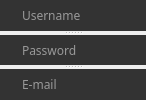
                <widget class="QSplitter" name="splitter_4">
                 <property name="orientation">
                  <enum>Qt::Vertical</enum>
                 </property>
                 <widget class="QLineEdit" name="uBox_2">
                  <property name="palette">
                   <palette>
                    <active>
                     <colorrole role="WindowText">
                      <brush brushstyle="SolidPattern">
                       <color alpha="255">
                        <red>254</red>
                        <green>254</green>
                        <blue>254</blue>
                       </color>
                      </brush>
                     </colorrole>
                     <colorrole role="Button">
                      <brush brushstyle="SolidPattern">
                       <color alpha="255">
                        <red>51</red>
                        <green>51</green>
                        <blue>51</blue>
                       </color>
                      </brush>
                     </colorrole>
                     <colorrole role="Text">
                      <brush brushstyle="SolidPattern">
                       <color alpha="255">
                        <red>254</red>
                        <green>254</green>
                        <blue>254</blue>
                       </color>
                      </brush>
                     </colorrole>
                     <colorrole role="ButtonText">
                      <brush brushstyle="SolidPattern">
                       <color alpha="255">
                        <red>254</red>
                        <green>254</green>
                        <blue>254</blue>
                       </color>
                      </brush>
                     </colorrole>
                     <colorrole role="Base">
                      <brush brushstyle="SolidPattern">
                       <color alpha="255">
                        <red>51</red>
                        <green>51</green>
                        <blue>51</blue>
                       </color>
                      </brush>
                     </colorrole>
                     <colorrole role="Window">
                      <brush brushstyle="SolidPattern">
                       <color alpha="255">
                        <red>51</red>
                        <green>51</green>
                        <blue>51</blue>
                       </color>
                      </brush>
                     </colorrole>
                     <colorrole role="PlaceholderText">
                      <brush brushstyle="NoBrush">
                       <color alpha="128">
                        <red>254</red>
                        <green>254</green>
                        <blue>254</blue>
                       </color>
                      </brush>
                     </colorrole>
                    </active>
                    <inactive>
                     <colorrole role="WindowText">
                      <brush brushstyle="SolidPattern">
                       <color alpha="255">
                        <red>254</red>
                        <green>254</green>
                        <blue>254</blue>
                       </color>
                      </brush>
                     </colorrole>
                     <colorrole role="Button">
                      <brush brushstyle="SolidPattern">
                       <color alpha="255">
                        <red>51</red>
                        <green>51</green>
                        <blue>51</blue>
                       </color>
                      </brush>
                     </colorrole>
                     <colorrole role="Text">
                      <brush brushstyle="SolidPattern">
                       <color alpha="255">
                        <red>254</red>
                        <green>254</green>
                        <blue>254</blue>
                       </color>
                      </brush>
                     </colorrole>
                     <colorrole role="ButtonText">
                      <brush brushstyle="SolidPattern">
                       <color alpha="255">
                        <red>254</red>
                        <green>254</green>
                        <blue>254</blue>
                       </color>
                      </brush>
                     </colorrole>
                     <colorrole role="Base">
                      <brush brushstyle="SolidPattern">
                       <color alpha="255">
                        <red>51</red>
                        <green>51</green>
                        <blue>51</blue>
                       </color>
                      </brush>
                     </colorrole>
                     <colorrole role="Window">
                      <brush brushstyle="SolidPattern">
                       <color alpha="255">
                        <red>51</red>
                        <green>51</green>
                        <blue>51</blue>
                       </color>
                      </brush>
                     </colorrole>
                     <colorrole role="PlaceholderText">
                      <brush brushstyle="NoBrush">
                       <color alpha="128">
                        <red>254</red>
                        <green>254</green>
                        <blue>254</blue>
                       </color>
                      </brush>
                     </colorrole>
                    </inactive>
                    <disabled>
                     <colorrole role="WindowText">
                      <brush brushstyle="SolidPattern">
                       <color alpha="255">
                        <red>254</red>
                        <green>254</green>
                        <blue>254</blue>
                       </color>
                      </brush>
                     </colorrole>
                     <colorrole role="Button">
                      <brush brushstyle="SolidPattern">
                       <color alpha="255">
                        <red>51</red>
                        <green>51</green>
                        <blue>51</blue>
                       </color>
                      </brush>
                     </colorrole>
                     <colorrole role="Text">
                      <brush brushstyle="SolidPattern">
                       <color alpha="255">
                        <red>254</red>
                        <green>254</green>
                        <blue>254</blue>
                       </color>
                      </brush>
                     </colorrole>
                     <colorrole role="ButtonText">
                      <brush brushstyle="SolidPattern">
                       <color alpha="255">
                        <red>254</red>
                        <green>254</green>
                        <blue>254</blue>
                       </color>
                      </brush>
                     </colorrole>
                     <colorrole role="Base">
                      <brush brushstyle="SolidPattern">
                       <color alpha="255">
                        <red>51</red>
                        <green>51</green>
                        <blue>51</blue>
                       </color>
                      </brush>
                     </colorrole>
                     <colorrole role="Window">
                      <brush brushstyle="SolidPattern">
                       <color alpha="255">
                        <red>51</red>
                        <green>51</green>
                        <blue>51</blue>
                       </color>
                      </brush>
                     </colorrole>
                     <colorrole role="PlaceholderText">
                      <brush brushstyle="NoBrush">
                       <color alpha="128">
                        <red>254</red>
                        <green>254</green>
                        <blue>254</blue>
                       </color>
                      </brush>
                     </colorrole>
                    </disabled>
                   </palette>
                  </property>
                  <property name="font">
                   <font>
                    <family>Quicksand SemiBold</family>
                    <kerning>true</kerning>
                   </font>
                  </property>
                  <property name="layoutDirection">
                   <enum>Qt::LeftToRight</enum>
                  </property>
                  <property name="styleSheet">
                   <string notr="true">padding-left: 20px;
padding-right: 20px;
border-radius: 20px;
background: #333;
color: #fefefe;</string>
                  </property>
                  <property name="text">
                   <string/>
                  </property>
                  <property name="frame">
                   <bool>false</bool>
                  </property>
                  <property name="cursorPosition">
                   <number>0</number>
                  </property>
                  <property name="placeholderText">
                   <string>Username</string>
                  </property>
                 </widget>
                 <widget class="QLineEdit" name="pBox_2">
                  <property name="palette">
                   <palette>
                    <active>
                     <colorrole role="WindowText">
                      <brush brushstyle="SolidPattern">
                       <color alpha="255">
                        <red>254</red>
                        <green>254</green>
                        <blue>254</blue>
                       </color>
                      </brush>
                     </colorrole>
                     <colorrole role="Button">
                      <brush brushstyle="SolidPattern">
                       <color alpha="255">
                        <red>51</red>
                        <green>51</green>
                        <blue>51</blue>
                       </color>
                      </brush>
                     </colorrole>
                     <colorrole role="Text">
                      <brush brushstyle="SolidPattern">
                       <color alpha="255">
                        <red>254</red>
                        <green>254</green>
                        <blue>254</blue>
                       </color>
                      </brush>
                     </colorrole>
                     <colorrole role="ButtonText">
                      <brush brushstyle="SolidPattern">
                       <color alpha="255">
                        <red>254</red>
                        <green>254</green>
                        <blue>254</blue>
                       </color>
                      </brush>
                     </colorrole>
                     <colorrole role="Base">
                      <brush brushstyle="SolidPattern">
                       <color alpha="255">
                        <red>51</red>
                        <green>51</green>
                        <blue>51</blue>
                       </color>
                      </brush>
                     </colorrole>
                     <colorrole role="Window">
                      <brush brushstyle="SolidPattern">
                       <color alpha="255">
                        <red>51</red>
                        <green>51</green>
                        <blue>51</blue>
                       </color>
                      </brush>
                     </colorrole>
                     <colorrole role="PlaceholderText">
                      <brush brushstyle="NoBrush">
                       <color alpha="128">
                        <red>254</red>
                        <green>254</green>
                        <blue>254</blue>
                       </color>
                      </brush>
                     </colorrole>
                    </active>
                    <inactive>
                     <colorrole role="WindowText">
                      <brush brushstyle="SolidPattern">
                       <color alpha="255">
                        <red>254</red>
                        <green>254</green>
                        <blue>254</blue>
                       </color>
                      </brush>
                     </colorrole>
                     <colorrole role="Button">
                      <brush brushstyle="SolidPattern">
                       <color alpha="255">
                        <red>51</red>
                        <green>51</green>
                        <blue>51</blue>
                       </color>
                      </brush>
                     </colorrole>
                     <colorrole role="Text">
                      <brush brushstyle="SolidPattern">
                       <color alpha="255">
                        <red>254</red>
                        <green>254</green>
                        <blue>254</blue>
                       </color>
                      </brush>
                     </colorrole>
                     <colorrole role="ButtonText">
                      <brush brushstyle="SolidPattern">
                       <color alpha="255">
                        <red>254</red>
                        <green>254</green>
                        <blue>254</blue>
                       </color>
                      </brush>
                     </colorrole>
                     <colorrole role="Base">
                      <brush brushstyle="SolidPattern">
                       <color alpha="255">
                        <red>51</red>
                        <green>51</green>
                        <blue>51</blue>
                       </color>
                      </brush>
                     </colorrole>
                     <colorrole role="Window">
                      <brush brushstyle="SolidPattern">
                       <color alpha="255">
                        <red>51</red>
                        <green>51</green>
                        <blue>51</blue>
                       </color>
                      </brush>
                     </colorrole>
                     <colorrole role="PlaceholderText">
                      <brush brushstyle="NoBrush">
                       <color alpha="128">
                        <red>254</red>
                        <green>254</green>
                        <blue>254</blue>
                       </color>
                      </brush>
                     </colorrole>
                    </inactive>
                    <disabled>
                     <colorrole role="WindowText">
                      <brush brushstyle="SolidPattern">
                       <color alpha="255">
                        <red>254</red>
                        <green>254</green>
                        <blue>254</blue>
                       </color>
                      </brush>
                     </colorrole>
                     <colorrole role="Button">
                      <brush brushstyle="SolidPattern">
                       <color alpha="255">
                        <red>51</red>
                        <green>51</green>
                        <blue>51</blue>
                       </color>
                      </brush>
                     </colorrole>
                     <colorrole role="Text">
                      <brush brushstyle="SolidPattern">
                       <color alpha="255">
                        <red>254</red>
                        <green>254</green>
                        <blue>254</blue>
                       </color>
                      </brush>
                     </colorrole>
                     <colorrole role="ButtonText">
                      <brush brushstyle="SolidPattern">
                       <color alpha="255">
                        <red>254</red>
                        <green>254</green>
                        <blue>254</blue>
                       </color>
                      </brush>
                     </colorrole>
                     <colorrole role="Base">
                      <brush brushstyle="SolidPattern">
                       <color alpha="255">
                        <red>51</red>
                        <green>51</green>
                        <blue>51</blue>
                       </color>
                      </brush>
                     </colorrole>
                     <colorrole role="Window">
                      <brush brushstyle="SolidPattern">
                       <color alpha="255">
                        <red>51</red>
                        <green>51</green>
                        <blue>51</blue>
                       </color>
                      </brush>
                     </colorrole>
                     <colorrole role="PlaceholderText">
                      <brush brushstyle="NoBrush">
                       <color alpha="128">
                        <red>254</red>
                        <green>254</green>
                        <blue>254</blue>
                       </color>
                      </brush>
                     </colorrole>
                    </disabled>
                   </palette>
                  </property>
                  <property name="font">
                   <font>
                    <family>Quicksand SemiBold</family>
                    <kerning>true</kerning>
                   </font>
                  </property>
                  <property name="layoutDirection">
                   <enum>Qt::LeftToRight</enum>
                  </property>
                  <property name="styleSheet">
                   <string notr="true">padding-left: 20px;
padding-right: 20px;
border-radius: 20px;
background: #333;
color: #fefefe;</string>
                  </property>
                  <property name="inputMethodHints">
                   <set>Qt::ImhNone</set>
                  </property>
                  <property name="inputMask">
                   <string/>
                  </property>
                  <property name="text">
                   <string/>
                  </property>
                  <property name="frame">
                   <bool>false</bool>
                  </property>
                  <property name="cursorPosition">
                   <number>0</number>
                  </property>
                  <property name="placeholderText">
                   <string>Password</string>
                  </property>
                 </widget>
                 <widget class="QLineEdit" name="eBox_2">
                  <property name="palette">
                   <palette>
                    <active>
                     <colorrole role="WindowText">
                      <brush brushstyle="SolidPattern">
                       <color alpha="255">
                        <red>254</red>
                        <green>254</green>
                        <blue>254</blue>
                       </color>
                      </brush>
                     </colorrole>
                     <colorrole role="Button">
                      <brush brushstyle="SolidPattern">
                       <color alpha="255">
                        <red>51</red>
                        <green>51</green>
                        <blue>51</blue>
                       </color>
                      </brush>
                     </colorrole>
                     <colorrole role="Text">
                      <brush brushstyle="SolidPattern">
                       <color alpha="255">
                        <red>254</red>
                        <green>254</green>
                        <blue>254</blue>
                       </color>
                      </brush>
                     </colorrole>
                     <colorrole role="ButtonText">
                      <brush brushstyle="SolidPattern">
                       <color alpha="255">
                        <red>254</red>
                        <green>254</green>
                        <blue>254</blue>
                       </color>
                      </brush>
                     </colorrole>
                     <colorrole role="Base">
                      <brush brushstyle="SolidPattern">
                       <color alpha="255">
                        <red>51</red>
                        <green>51</green>
                        <blue>51</blue>
                       </color>
                      </brush>
                     </colorrole>
                     <colorrole role="Window">
                      <brush brushstyle="SolidPattern">
                       <color alpha="255">
                        <red>51</red>
                        <green>51</green>
                        <blue>51</blue>
                       </color>
                      </brush>
                     </colorrole>
                     <colorrole role="PlaceholderText">
                      <brush brushstyle="NoBrush">
                       <color alpha="128">
                        <red>254</red>
                        <green>254</green>
                        <blue>254</blue>
                       </color>
                      </brush>
                     </colorrole>
                    </active>
                    <inactive>
                     <colorrole role="WindowText">
                      <brush brushstyle="SolidPattern">
                       <color alpha="255">
                        <red>254</red>
                        <green>254</green>
                        <blue>254</blue>
                       </color>
                      </brush>
                     </colorrole>
                     <colorrole role="Button">
                      <brush brushstyle="SolidPattern">
                       <color alpha="255">
                        <red>51</red>
                        <green>51</green>
                        <blue>51</blue>
                       </color>
                      </brush>
                     </colorrole>
                     <colorrole role="Text">
                      <brush brushstyle="SolidPattern">
                       <color alpha="255">
                        <red>254</red>
                        <green>254</green>
                        <blue>254</blue>
                       </color>
                      </brush>
                     </colorrole>
                     <colorrole role="ButtonText">
                      <brush brushstyle="SolidPattern">
                       <color alpha="255">
                        <red>254</red>
                        <green>254</green>
                        <blue>254</blue>
                       </color>
                      </brush>
                     </colorrole>
                     <colorrole role="Base">
                      <brush brushstyle="SolidPattern">
                       <color alpha="255">
                        <red>51</red>
                        <green>51</green>
                        <blue>51</blue>
                       </color>
                      </brush>
                     </colorrole>
                     <colorrole role="Window">
                      <brush brushstyle="SolidPattern">
                       <color alpha="255">
                        <red>51</red>
                        <green>51</green>
                        <blue>51</blue>
                       </color>
                      </brush>
                     </colorrole>
                     <colorrole role="PlaceholderText">
                      <brush brushstyle="NoBrush">
                       <color alpha="128">
                        <red>254</red>
                        <green>254</green>
                        <blue>254</blue>
                       </color>
                      </brush>
                     </colorrole>
                    </inactive>
                    <disabled>
                     <colorrole role="WindowText">
                      <brush brushstyle="SolidPattern">
                       <color alpha="255">
                        <red>254</red>
                        <green>254</green>
                        <blue>254</blue>
                       </color>
                      </brush>
                     </colorrole>
                     <colorrole role="Button">
                      <brush brushstyle="SolidPattern">
                       <color alpha="255">
                        <red>51</red>
                        <green>51</green>
                        <blue>51</blue>
                       </color>
                      </brush>
                     </colorrole>
                     <colorrole role="Text">
                      <brush brushstyle="SolidPattern">
                       <color alpha="255">
                        <red>254</red>
                        <green>254</green>
                        <blue>254</blue>
                       </color>
                      </brush>
                     </colorrole>
                     <colorrole role="ButtonText">
                      <brush brushstyle="SolidPattern">
                       <color alpha="255">
                        <red>254</red>
                        <green>254</green>
                        <blue>254</blue>
                       </color>
                      </brush>
                     </colorrole>
                     <colorrole role="Base">
                      <brush brushstyle="SolidPattern">
                       <color alpha="255">
                        <red>51</red>
                        <green>51</green>
                        <blue>51</blue>
                       </color>
                      </brush>
                     </colorrole>
                     <colorrole role="Window">
                      <brush brushstyle="SolidPattern">
                       <color alpha="255">
                        <red>51</red>
                        <green>51</green>
                        <blue>51</blue>
                       </color>
                      </brush>
                     </colorrole>
                     <colorrole role="PlaceholderText">
                      <brush brushstyle="NoBrush">
                       <color alpha="128">
                        <red>254</red>
                        <green>254</green>
                        <blue>254</blue>
                       </color>
                      </brush>
                     </colorrole>
                    </disabled>
                   </palette>
                  </property>
                  <property name="font">
                   <font>
                    <family>Quicksand SemiBold</family>
                    <kerning>true</kerning>
                   </font>
                  </property>
                  <property name="layoutDirection">
                   <enum>Qt::LeftToRight</enum>
                  </property>
                  <property name="styleSheet">
                   <string notr="true">padding-left: 20px;
padding-right: 20px;
border-radius: 20px;
background: #333;
color: #fefefe;</string>
                  </property>
                  <property name="inputMethodHints">
                   <set>Qt::ImhNone</set>
                  </property>
                  <property name="inputMask">
                   <string/>
                  </property>
                  <property name="text">
                   <string/>
                  </property>
                  <property name="frame">
                   <bool>false</bool>
                  </property>
                  <property name="cursorPosition">
                   <number>0</number>
                  </property>
                  <property name="placeholderText">
                   <string>E-mail</string>
                  </property>
                 </widget>
                </widget>
